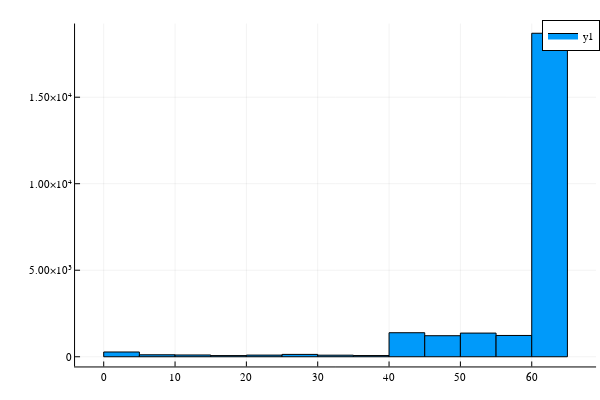

Notebook cell for this chart:
### Code cell
Plots.histogram(allquals,nbins=20)

### Figure 1 — Plotly figure (JSON) as saved in the notebook; plotly's stock layout.template omitted (floating-point values rounded to 4 significant figures)
{"data": [{"fill": "tozeroy", "fillcolor": "rgba(0, 154, 250, 1.000)", "hoverinfo": "none", "legendgroup": "y1", "line": {"color": "rgba(0, 0, 0, 1)", "dash": "solid", "width": 1}, "mode": "lines", "name": "y1", "showlegend": true, "type": "scatter", "x": [0, 0, 5, 5, 0, 0], "xaxis": "x", "y": [275, 0, 0, 275, 275, 275], "yaxis": "y"}, {"fill": "tozeroy", "fillcolor": "rgba(0, 154, 250, 1.000)", "hoverinfo": "none", "legendgroup": "y1", "line": {"color": "rgba(0, 0, 0, 1)", "dash": "solid", "width": 1}, "mode": "lines", "name": "y1", "showlegend": false, "type": "scatter", "x": [5, 5, 10, 10, 5, 5], "xaxis": "x", "y": [114, 0, 0, 114, 114, 114], "yaxis": "y"}, {"fill": "tozeroy", "fillcolor": "rgba(0, 154, 250, 1.000)", "hoverinfo": "none", "legendgroup": "y1", "line": {"color": "rgba(0, 0, 0, 1)", "dash": "solid", "width": 1}, "mode": "lines", "name": "y1", "showlegend": false, "type": "scatter", "x": [10, 10, 15, 15, 10, 10], "xaxis": "x", "y": [102, 0, 0, 102, 102, 102], "yaxis": "y"}, {"fill": "tozeroy", "fillcolor": "rgba(0, 154, 250, 1.000)", "hoverinfo": "none", "legendgroup": "y1", "line": {"color": "rgba(0, 0, 0, 1)", "dash": "solid", "width": 1}, "mode": "lines", "name": "y1", "showlegend": false, "type": "scatter", "x": [15, 15, 20, 20, 15, 15], "xaxis": "x", "y": [67, 0, 0, 67, 67, 67], "yaxis": "y"}, {"fill": "tozeroy", "fillcolor": "rgba(0, 154, 250, 1.000)", "hoverinfo": "none", "legendgroup": "y1", "line": {"color": "rgba(0, 0, 0, 1)", "dash": "solid", "width": 1}, "mode": "lines", "name": "y1", "showlegend": false, "type": "scatter", "x": [20, 20, 25, 25, 20, 20], "xaxis": "x", "y": [95, 0, 0, 95, 95, 95], "yaxis": "y"}, {"fill": "tozeroy", "fillcolor": "rgba(0, 154, 250, 1.000)", "hoverinfo": "none", "legendgroup": "y1", "line": {"color": "rgba(0, 0, 0, 1)", "dash": "solid", "width": 1}, "mode": "lines", "name": "y1", "showlegend": false, "type": "scatter", "x": [25, 25, 30, 30, 25, 25], "xaxis": "x", "y": [136, 0, 0, 136, 136, 136], "yaxis": "y"}, {"fill": "tozeroy", "fillcolor": "rgba(0, 154, 250, 1.000)", "hoverinfo": "none", "legendgroup": "y1", "line": {"color": "rgba(0, 0, 0, 1)", "dash": "solid", "width": 1}, "mode": "lines", "name": "y1", "showlegend": false, "type": "scatter", "x": [30, 30, 35, 35, 30, 30], "xaxis": "x", "y": [91, 0, 0, 91, 91, 91], "yaxis": "y"}, {"fill": "tozeroy", "fillcolor": "rgba(0, 154, 250, 1.000)", "hoverinfo": "none", "legendgroup": "y1", "line": {"color": "rgba(0, 0, 0, 1)", "dash": "solid", "width": 1}, "mode": "lines", "name": "y1", "showlegend": false, "type": "scatter", "x": [35, 35, 40, 40, 35, 35], "xaxis": "x", "y": [69, 0, 0, 69, 69, 69], "yaxis": "y"}, {"fill": "tozeroy", "fillcolor": "rgba(0, 154, 250, 1.000)", "hoverinfo": "none", "legendgroup": "y1", "line": {"color": "rgba(0, 0, 0, 1)", "dash": "solid", "width": 1}, "mode": "lines", "name": "y1", "showlegend": false, "type": "scatter", "x": [40, 40, 45, 45, 40, 40], "xaxis": "x", "y": [1388, 0, 0, 1388, 1388, 1388], "yaxis": "y"}, {"fill": "tozeroy", "fillcolor": "rgba(0, 154, 250, 1.000)", "hoverinfo": "none", "legendgroup": "y1", "line": {"color": "rgba(0, 0, 0, 1)", "dash": "solid", "width": 1}, "mode": "lines", "name": "y1", "showlegend": false, "type": "scatter", "x": [45, 45, 50, 50, 45, 45], "xaxis": "x", "y": [1216, 0, 0, 1216, 1216, 1216], "yaxis": "y"}, {"fill": "tozeroy", "fillcolor": "rgba(0, 154, 250, 1.000)", "hoverinfo": "none", "legendgroup": "y1", "line": {"color": "rgba(0, 0, 0, 1)", "dash": "solid", "width": 1}, "mode": "lines", "name": "y1", "showlegend": false, "type": "scatter", "x": [50, 50, 55, 55, 50, 50], "xaxis": "x", "y": [1368, 0, 0, 1368, 1368, 1368], "yaxis": "y"}, {"fill": "tozeroy", "fillcolor": "rgba(0, 154, 250, 1.000)", "hoverinfo": "none", "legendgroup": "y1", "line": {"color": "rgba(0, 0, 0, 1)", "dash": "solid", "width": 1}, "mode": "lines", "name": "y1", "showlegend": false, "type": "scatter", "x": [55, 55, 60, 60, 55, 55], "xaxis": "x", "y": [1231, 0, 0, 1231, 1231, 1231], "yaxis": "y"}, {"fill": "tozeroy", "fillcolor": "rgba(0, 154, 250, 1.000)", "hoverinfo": "none", "legendgroup": "y1", "line": {"color": "rgba(0, 0, 0, 1)", "dash": "solid", "width": 1}, "mode": "lines", "name": "y1", "showlegend": false, "type": "scatter", "x": [60, 60, 65, 65, 60, 60], "xaxis": "x", "y": [18696, 0, 0, 18696, 18696, 18696], "yaxis": "y"}, {"colorbar": {"title": {"text": ""}}, "legendgroup": "y1", "marker": {"color": "rgba(0, 154, 250, 0.000)", "line": {"color": "rgba(0, 0, 0, 0)", "width": 1}, "size": 0, "symbol": "circle"}, "mode": "markers", "name": "y1", "showlegend": false, "type": "scatter", "x": [2.5, 7.5, 12.5, 17.5, 22.5, 27.5, 32.5, 37.5, 42.5, 47.5, 52.5, 57.5, 62.5], "xaxis": "x", "y": [275, 114, 102, 67, 95, 136, 91, 69, 1388, 1216, 1368, 1231, 18696], "yaxis": "y", "zmax": null, "zmin": null}], "layout": {"annotations": [], "height": 400, "legend": {"bgcolor": "rgba(255, 255, 255, 1.000)", "bordercolor": "rgba(0, 0, 0, 1)", "borderwidth": 1, "font": {"color": "rgba(0, 0, 0, 1)", "family": "sans-serif", "size": 11}, "title": {"font": {"color": "rgba(0, 0, 0, 1)", "family": "sans-serif", "size": 15}, "text": ""}, "tracegroupgap": 0, "traceorder": "normal", "x": 1, "xanchor": "auto", "y": 1, "yanchor": "auto"}, "margin": {"b": 20, "l": 0, "r": 0, "t": 20}, "paper_bgcolor": "rgba(255, 255, 255, 1.000)", "plot_bgcolor": "rgba(255, 255, 255, 1.000)", "showlegend": true, "width": 600, "xaxis": {"anchor": "y", "autorange": false, "domain": [0.1251, 0.9934], "gridcolor": "rgba(0, 0, 0, 0.1)", "gridwidth": 0.5, "linecolor": "rgba(0, 0, 0, 1)", "mirror": false, "range": [-4.017, 69.02], "showgrid": true, "showline": true, "showspikes": false, "showticklabels": true, "tickangle": 0, "tickcolor": "rgb(0, 0, 0)", "tickfont": {"color": "rgba(0, 0, 0, 1)", "family": "sans-serif", "size": 11}, "tickmode": "array", "ticks": "inside", "ticktext": ["0", "10", "20", "30", "40", "50", "60"], "tickvals": [0, 10, 20, 30, 40, 50, 60], "title": {"font": {"color": "rgba(0, 0, 0, 1)", "family": "sans-serif", "size": 15}, "text": ""}, "type": "linear", "visible": true, "zeroline": false, "zerolinecolor": "rgba(0, 0, 0, 1)"}, "yaxis": {"anchor": "x", "autorange": false, "domain": [0.03762, 0.9902], "gridcolor": "rgba(0, 0, 0, 0.1)", "gridwidth": 0.5, "linecolor": "rgba(0, 0, 0, 1)", "mirror": false, "range": [-560.9, 19260.0], "showgrid": true, "showline": true, "showspikes": false, "showticklabels": true, "tickangle": 0, "tickcolor": "rgb(0, 0, 0)", "tickfont": {"color": "rgba(0, 0, 0, 1)", "family": "sans-serif", "size": 11}, "tickmode": "array", "ticks": "inside", "ticktext": ["0", "5.00×10³", "1.00×10⁴", "1.50×10⁴"], "tickvals": [0, 5000, 10000, 15000], "title": {"font": {"color": "rgba(0, 0, 0, 1)", "family": "sans-serif", "size": 15}, "text": ""}, "type": "linear", "visible": true, "zeroline": false, "zerolinecolor": "rgba(0, 0, 0, 1)"}}}
